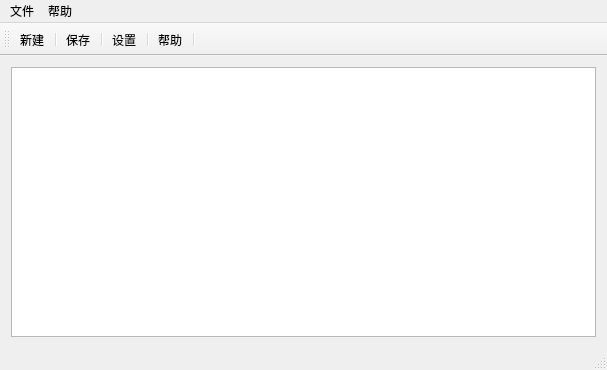
<?xml version="1.0" encoding="UTF-8"?>
<ui version="4.0">
 <class>Test10_1AClass</class>
 <widget class="QMainWindow" name="Test10_1AClass">
  <property name="geometry">
   <rect>
    <x>0</x>
    <y>0</y>
    <width>607</width>
    <height>370</height>
   </rect>
  </property>
  <property name="windowTitle">
   <string>Test10_1A</string>
  </property>
  <widget class="QWidget" name="centralWidget">
   <layout class="QVBoxLayout" name="verticalLayout">
    <item>
     <widget class="QPlainTextEdit" name="plainTextEdit"/>
    </item>
   </layout>
  </widget>
  <widget class="QToolBar" name="mainToolBar">
   <attribute name="toolBarArea">
    <enum>TopToolBarArea</enum>
   </attribute>
   <attribute name="toolBarBreak">
    <bool>false</bool>
   </attribute>
   <addaction name="actionNew"/>
   <addaction name="separator"/>
   <addaction name="actionSave"/>
   <addaction name="separator"/>
   <addaction name="actionSettings"/>
   <addaction name="separator"/>
   <addaction name="actionHelp"/>
   <addaction name="separator"/>
  </widget>
  <widget class="QStatusBar" name="statusBar"/>
  <widget class="QMenuBar" name="menuBar">
   <property name="geometry">
    <rect>
     <x>0</x>
     <y>0</y>
     <width>607</width>
     <height>23</height>
    </rect>
   </property>
   <widget class="QMenu" name="menu">
    <property name="title">
     <string>文件</string>
    </property>
    <addaction name="actionNew"/>
    <addaction name="actionSave"/>
   </widget>
   <widget class="QMenu" name="menu_2">
    <property name="title">
     <string>帮助</string>
    </property>
    <addaction name="actionHelp"/>
    <addaction name="actionSettings"/>
   </widget>
   <addaction name="menu"/>
   <addaction name="menu_2"/>
  </widget>
  <action name="actionNew">
   <property name="icon">
    <iconset resource="test10_1a.qrc">
     <normaloff>:/Test10_1A/Resources/new.png</normaloff>:/Test10_1A/Resources/new.png</iconset>
   </property>
   <property name="text">
    <string>新建</string>
   </property>
  </action>
  <action name="actionSave">
   <property name="icon">
    <iconset resource="test10_1a.qrc">
     <normaloff>:/Test10_1A/Resources/save.png</normaloff>:/Test10_1A/Resources/save.png</iconset>
   </property>
   <property name="text">
    <string>保存</string>
   </property>
  </action>
  <action name="actionSettings">
   <property name="icon">
    <iconset resource="test10_1a.qrc">
     <normaloff>:/Test10_1A/Resources/setting.png</normaloff>:/Test10_1A/Resources/setting.png</iconset>
   </property>
   <property name="text">
    <string>设置</string>
   </property>
  </action>
  <action name="actionHelp">
   <property name="icon">
    <iconset resource="test10_1a.qrc">
     <normaloff>:/Test10_1A/Resources/help.png</normaloff>:/Test10_1A/Resources/help.png</iconset>
   </property>
   <property name="text">
    <string>帮助</string>
   </property>
  </action>
 </widget>
 <layoutdefault spacing="6" margin="11"/>
 <resources>
  <include location="test10_1a.qrc"/>
 </resources>
 <connections/>
</ui>
